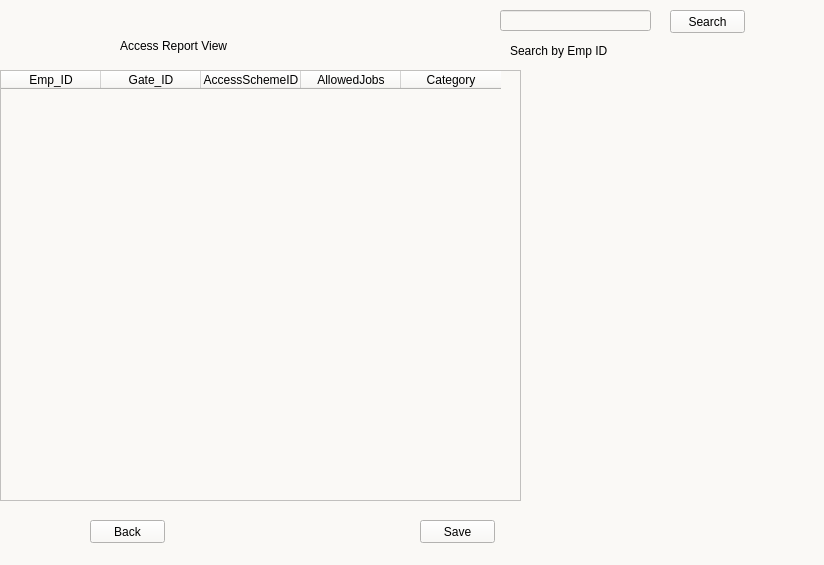
<?xml version="1.0" encoding="UTF-8"?>
<ui version="4.0">
 <class>Form</class>
 <widget class="QWidget" name="Form">
  <property name="geometry">
   <rect>
    <x>0</x>
    <y>0</y>
    <width>824</width>
    <height>565</height>
   </rect>
  </property>
  <property name="windowTitle">
   <string>Form</string>
  </property>
  <property name="styleSheet">
   <string notr="true">background:rgb(250, 249, 246)</string>
  </property>
  <widget class="QLabel" name="label">
   <property name="geometry">
    <rect>
     <x>120</x>
     <y>30</y>
     <width>241</width>
     <height>31</height>
    </rect>
   </property>
   <property name="styleSheet">
    <string notr="true">font: 25 20pt &quot;Bahnschrift Light&quot;;
background:rgb(250, 249, 246)</string>
   </property>
   <property name="text">
    <string>Access Report View</string>
   </property>
  </widget>
  <widget class="QTableWidget" name="tableWidget">
   <property name="geometry">
    <rect>
     <x>0</x>
     <y>70</y>
     <width>521</width>
     <height>431</height>
    </rect>
   </property>
   <column>
    <property name="text">
     <string>Emp_ID</string>
    </property>
   </column>
   <column>
    <property name="text">
     <string>Gate_ID</string>
    </property>
   </column>
   <column>
    <property name="text">
     <string>AccessSchemeID</string>
    </property>
   </column>
   <column>
    <property name="text">
     <string>AllowedJobs</string>
    </property>
   </column>
   <column>
    <property name="text">
     <string>Category</string>
    </property>
   </column>
  </widget>
  <widget class="QPushButton" name="pushButton">
   <property name="geometry">
    <rect>
     <x>420</x>
     <y>520</y>
     <width>75</width>
     <height>23</height>
    </rect>
   </property>
   <property name="text">
    <string>Save</string>
   </property>
  </widget>
  <widget class="QPushButton" name="backaccrep_btn">
   <property name="geometry">
    <rect>
     <x>90</x>
     <y>520</y>
     <width>75</width>
     <height>23</height>
    </rect>
   </property>
   <property name="text">
    <string>Back</string>
   </property>
  </widget>
  <widget class="QLineEdit" name="lineEdit_accrep">
   <property name="geometry">
    <rect>
     <x>500</x>
     <y>10</y>
     <width>151</width>
     <height>21</height>
    </rect>
   </property>
  </widget>
  <widget class="QPushButton" name="searchaccrep">
   <property name="geometry">
    <rect>
     <x>670</x>
     <y>10</y>
     <width>75</width>
     <height>23</height>
    </rect>
   </property>
   <property name="text">
    <string>Search</string>
   </property>
  </widget>
  <widget class="QLabel" name="label_2">
   <property name="geometry">
    <rect>
     <x>510</x>
     <y>40</y>
     <width>141</width>
     <height>21</height>
    </rect>
   </property>
   <property name="text">
    <string>Search by Emp ID</string>
   </property>
  </widget>
 </widget>
 <resources/>
 <connections/>
</ui>
